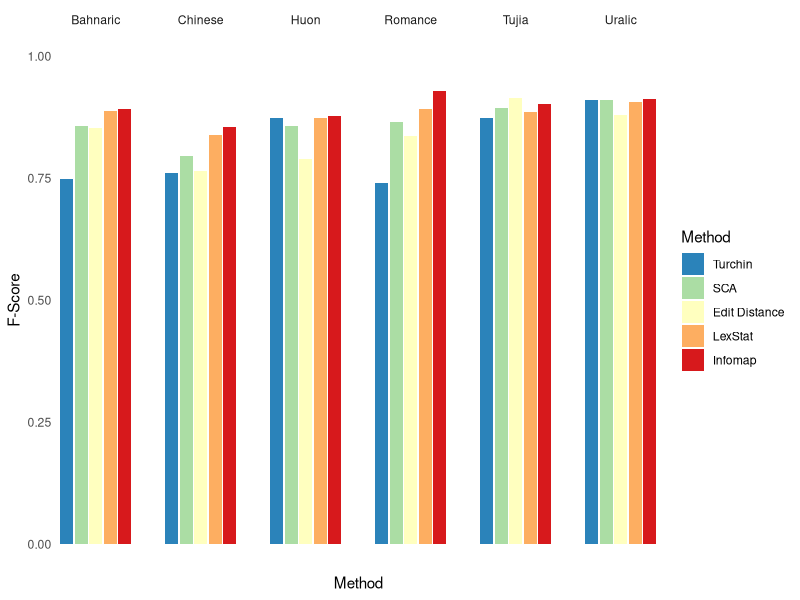
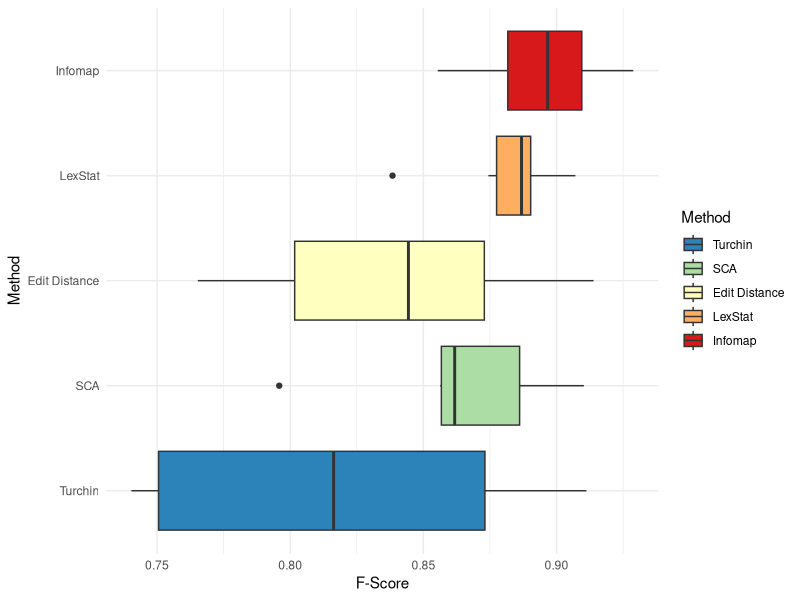
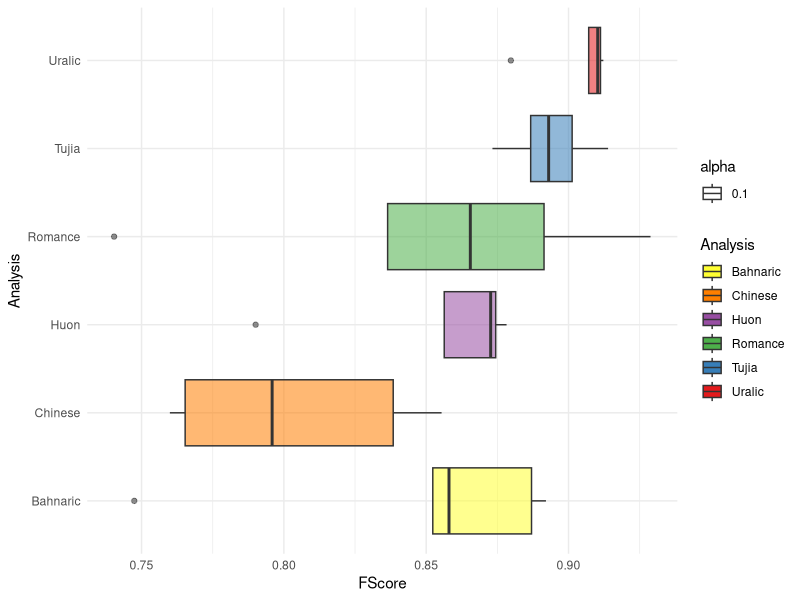
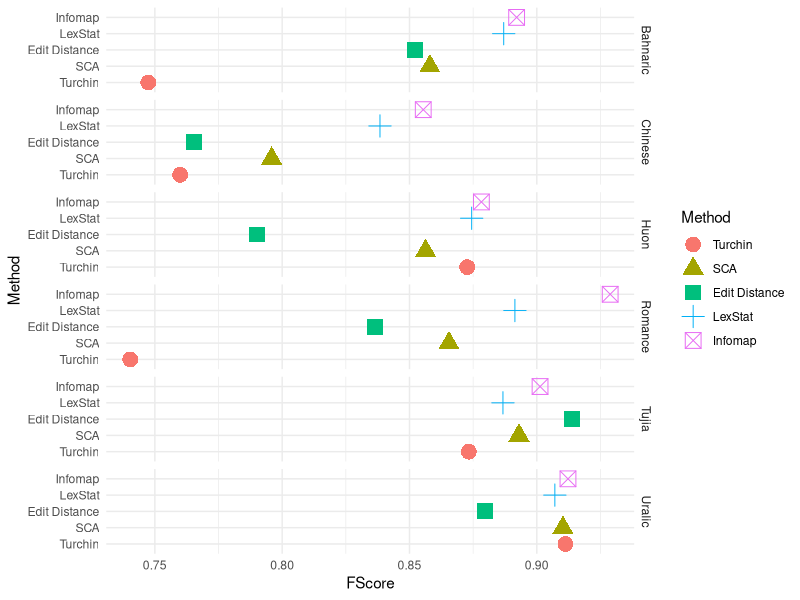

The R source for these figures, in order:
library('grid')
library("ggplot2")
library("RColorBrewer")

data <- read.csv('R_test_results.txt', sep="\t", header=FALSE)

colnames(data) <- c("Filename", "Method", "Score1", "Score2", "FScore")
data$Analysis <- gsub('^D_test_(.*?)-.*$', '\\1', data$Filename)

method_colors <- rev(brewer.pal(n=length(unique(data$Method)), "Spectral"))

analysis_colors <- rev(brewer.pal(n=length(unique(data$Analysis)), "Set1"))


# specify factor ordering for methods
data$Method <- factor(data$Method, levels=c(
    "Turchin", "SCA", "Edit Distance", "LexStat", "Infomap"  
))

# re-creating original figure "I_detailed_results.pdf"
p <- ggplot(data, aes(y=FScore, x=Method, fill=Method))
p <- p + geom_bar(stat="identity", position=position_dodge())
p <- p + ylim(0.0, 1.0)
p <- p + ylab("F-Score")
p <- p + facet_wrap(~Analysis, ncol=6)
p <- p + scale_fill_manual(values=method_colors)
p <- p + theme_minimal()
p <- p + theme(panel.margin.x=unit(1.5, "lines"))
p <- p + theme(
    axis.text.x = element_blank(),
    axis.ticks.x = element_blank(),
    panel.grid.minor=element_blank(),
    panel.grid.major=element_blank()
)

pdf('R_test_results.pdf')
print(p)
dev.off()


# Boxplot by Method
p <- ggplot(data, aes(y=FScore, x=Method, fill=Method))
p <- p + geom_boxplot() + coord_flip()
p <- p + ylab("F-Score")
p <- p + scale_fill_manual(values=method_colors)
p <- p + theme_minimal()

pdf('R_test_results-boxplot-by-method.pdf')
print(p)
dev.off()


# Boxplot by Dataset
p <- ggplot(data, aes(y=FScore, x=Analysis, fill=Analysis))
p <- p + geom_boxplot(aes(alpha=0.1)) + coord_flip()
p <- p + scale_fill_manual(values=analysis_colors)
p <- p + theme_minimal()

pdf('R_test_results-boxplot-by-dataset.pdf')
print(p)
dev.off()


# F-Score facet by analysis

p <- ggplot(data, aes(x=FScore, y=Method, color=Method, group=Analysis))
p <- p + geom_point(aes(shape = Method), size=5)
p <- p + facet_grid(Analysis~.)
p <- p + scale_fill_manual(values=method_colors)
p <- p + theme_minimal()


pdf('R_test_results-scatter-by-dataset.pdf')
print(p)
dev.off()

